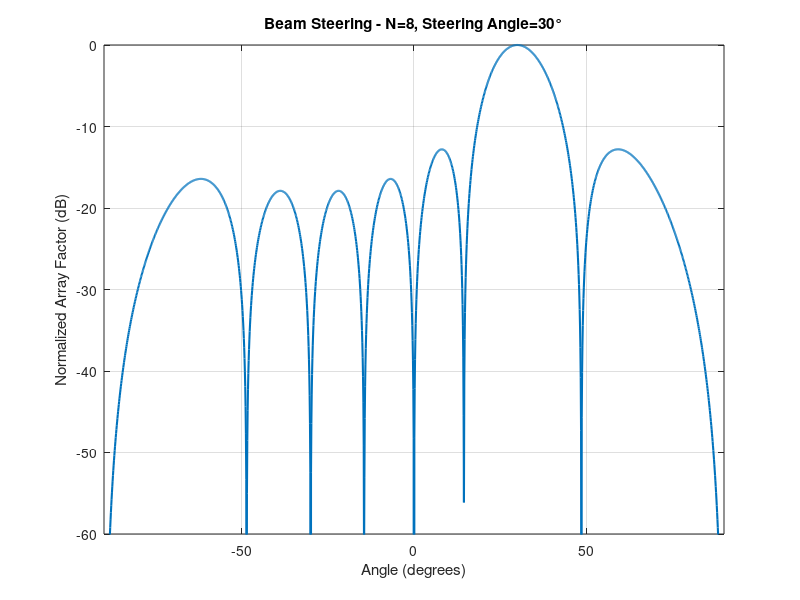

Recreate this plot in MATLAB.
clear; clc; close all;

% Constants
c = 3e8;
fc = 10e9;
lambda = c/fc;
d = lambda/2;

% Array
N = 8;
n = 0:N-1;

% Steering angle
theta0 = 30;

% Angle sweep
theta = -90:0.1:90;

k = 2*pi/lambda;

% Steering weights
w = exp(-1j*k*d*n*sind(theta0));

AF = zeros(size(theta));

for idx = 1:length(theta)

    a = exp(1j*k*d*n*sind(theta(idx)));

    AF(idx) = abs(sum(w.*a));

end

AF = AF/max(AF);
AF_dB = 20*log10(AF+1e-12);

figure;

plot(theta,AF_dB,'LineWidth',1.5);

grid on;

xlabel('Angle (degrees)');
ylabel('Normalized Array Factor (dB)');

title(['Beam Steering - N=',num2str(N),...
       ', Steering Angle=',num2str(theta0),'°']);

ylim([-60 0]);
xlim([-90 90]);
